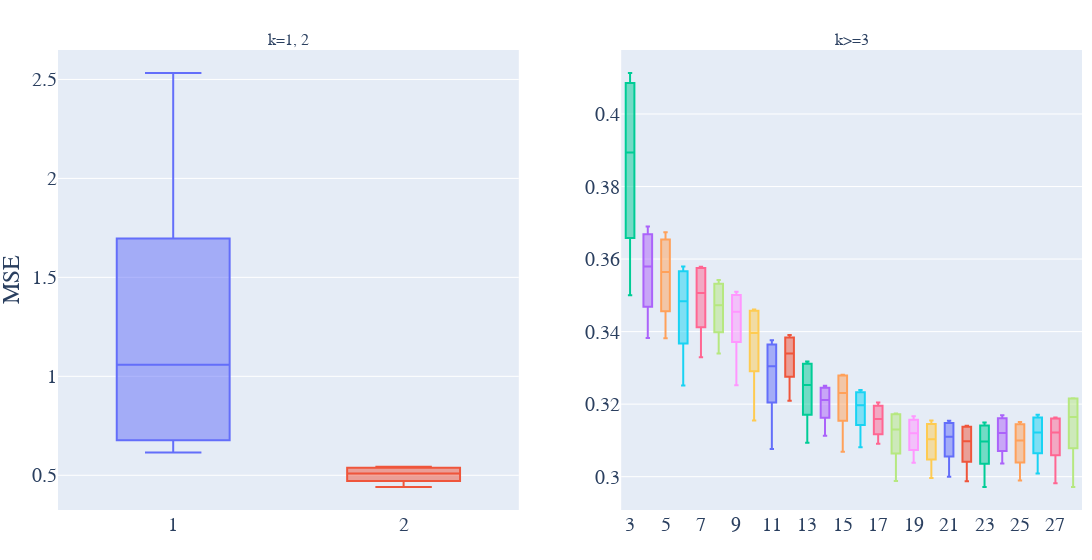

Source (notebook cell):
### Code cell
import plotly.graph_objects as go
from plotly.subplots import make_subplots
# Create a Box trace for each row in the data
# Create a Box trace for each 'Name' in the data
# Initialize a DataFrame to store the simulated data
# Create a Box trace for each row in the data
# Create a Box trace for each 'Name' in the data


# Create traces for data points 1 and 2
traces_1_2 = []
for idx, row in data.iterrows():
    if int(row['Name']) <= 2:
        traces_1_2.append(go.Box(
            y=[row['min_score'], row['mean_score'] - row['std_score'], row['mean_score'], row['mean_score'] + row['std_score'], row['max_score']],
            name=int(row['Name']),
            boxpoints=False,
            line_width=2,
        ))

# Create traces for data points 3 and above
traces_3_plus = []
for idx, row in data.iterrows():
    if int(row['Name']) > 2 and int(row['Name']) <= 28:
        traces_3_plus.append(go.Box(
            y=[row['min_score'], row['mean_score'] - row['std_score'], row['mean_score'], row['mean_score'] + row['std_score'], row['max_score']],
            name=int(row['Name']),
            boxpoints=False,
            line_width=2,
        ))

# Create a figure with two subplots
fig = make_subplots(rows=1, cols=2, subplot_titles=("k=1, 2", "k>=3"))

# Add traces to the subplots
for trace in traces_1_2:
    fig.add_trace(trace, row=1, col=1)

for trace in traces_3_plus:
    fig.add_trace(trace, row=1, col=2)

# Update the layout
fig.update_layout(
    # title_text="Mean Squared Error for Different Number of Datasets (k)",
    
    yaxis_title='MSE',
    # xaxis_title='k (num datasets)',
    width=1200,  # Width of the figure in pixels
    # height=400,  # Height of the figure in pixels
    autosize=False,
    showlegend=False,
    margin=dict(l=0, r=10, t=50, b=50),
    font=dict(
        family="Arial",  # Font family
        size=20,  # Font size
    ),
    # yaxis=dict(
    #     title_font=dict(
    #         size=14,  # Y-axis title font size
    #     ),
    #     tickfont=dict(
    #         size=12,  # Y-axis tick font size
    #     ),
    # ),
    # xaxis=dict(
    #     tickfont=dict(
    #         size=12,  # X-axis tick font size
    #     ),
    # ),
)
# Save the figure as a PDF
fig.write_image("boxplots.pdf")
fig.show()

### Figure 1 — Plotly figure (JSON) as saved in the notebook; plotly's stock layout.template omitted (floating-point values rounded to 4 significant figures)
{"data": [{"boxpoints": false, "line": {"width": 2}, "name": "1", "type": "box", "xaxis": "x", "y": [0.6152, 0.6982, 1.058, 1.418, 2.532], "yaxis": "y"}, {"boxpoints": false, "line": {"width": 2}, "name": "2", "type": "box", "xaxis": "x", "y": [0.4408, 0.4818, 0.5092, 0.5365, 0.5427], "yaxis": "y"}, {"boxpoints": false, "line": {"width": 2}, "name": "3", "type": "box", "xaxis": "x2", "y": [0.35, 0.3711, 0.3894, 0.4076, 0.4113], "yaxis": "y2"}, {"boxpoints": false, "line": {"width": 2}, "name": "4", "type": "box", "xaxis": "x2", "y": [0.3382, 0.3497, 0.358, 0.3662, 0.369], "yaxis": "y2"}, {"boxpoints": false, "line": {"width": 2}, "name": "5", "type": "box", "xaxis": "x2", "y": [0.3382, 0.3481, 0.3564, 0.3647, 0.3674], "yaxis": "y2"}, {"boxpoints": false, "line": {"width": 2}, "name": "6", "type": "box", "xaxis": "x2", "y": [0.3252, 0.3405, 0.3484, 0.3562, 0.358], "yaxis": "y2"}, {"boxpoints": false, "line": {"width": 2}, "name": "7", "type": "box", "xaxis": "x2", "y": [0.333, 0.344, 0.3507, 0.3574, 0.3579], "yaxis": "y2"}, {"boxpoints": false, "line": {"width": 2}, "name": "8", "type": "box", "xaxis": "x2", "y": [0.334, 0.3417, 0.3473, 0.3528, 0.3542], "yaxis": "y2"}, {"boxpoints": false, "line": {"width": 2}, "name": "9", "type": "box", "xaxis": "x2", "y": [0.3252, 0.3411, 0.3454, 0.3498, 0.351], "yaxis": "y2"}, {"boxpoints": false, "line": {"width": 2}, "name": "10", "type": "box", "xaxis": "x2", "y": [0.3155, 0.3336, 0.3396, 0.3456, 0.3461], "yaxis": "y2"}, {"boxpoints": false, "line": {"width": 2}, "name": "11", "type": "box", "xaxis": "x2", "y": [0.3076, 0.3248, 0.3304, 0.3361, 0.3376], "yaxis": "y2"}, {"boxpoints": false, "line": {"width": 2}, "name": "12", "type": "box", "xaxis": "x2", "y": [0.3209, 0.3298, 0.334, 0.3381, 0.339], "yaxis": "y2"}, {"boxpoints": false, "line": {"width": 2}, "name": "13", "type": "box", "xaxis": "x2", "y": [0.3093, 0.3196, 0.3253, 0.3309, 0.3317], "yaxis": "y2"}, {"boxpoints": false, "line": {"width": 2}, "name": "14", "type": "box", "xaxis": "x2", "y": [0.3113, 0.3179, 0.3211, 0.3243, 0.325], "yaxis": "y2"}, {"boxpoints": false, "line": {"width": 2}, "name": "15", "type": "box", "xaxis": "x2", "y": [0.3069, 0.3183, 0.323, 0.3278, 0.3281], "yaxis": "y2"}, {"boxpoints": false, "line": {"width": 2}, "name": "16", "type": "box", "xaxis": "x2", "y": [0.3081, 0.3163, 0.3197, 0.323, 0.3239], "yaxis": "y2"}, {"boxpoints": false, "line": {"width": 2}, "name": "17", "type": "box", "xaxis": "x2", "y": [0.3091, 0.3126, 0.3159, 0.3193, 0.3205], "yaxis": "y2"}, {"boxpoints": false, "line": {"width": 2}, "name": "18", "type": "box", "xaxis": "x2", "y": [0.2988, 0.3089, 0.313, 0.3171, 0.3174], "yaxis": "y2"}, {"boxpoints": false, "line": {"width": 2}, "name": "19", "type": "box", "xaxis": "x2", "y": [0.3038, 0.3085, 0.3119, 0.3154, 0.3166], "yaxis": "y2"}, {"boxpoints": false, "line": {"width": 2}, "name": "20", "type": "box", "xaxis": "x2", "y": [0.2996, 0.3065, 0.3104, 0.3142, 0.3155], "yaxis": "y2"}, {"boxpoints": false, "line": {"width": 2}, "name": "21", "type": "box", "xaxis": "x2", "y": [0.3, 0.3075, 0.311, 0.3146, 0.3154], "yaxis": "y2"}, {"boxpoints": false, "line": {"width": 2}, "name": "22", "type": "box", "xaxis": "x2", "y": [0.2988, 0.3059, 0.3098, 0.3137, 0.314], "yaxis": "y2"}, {"boxpoints": false, "line": {"width": 2}, "name": "23", "type": "box", "xaxis": "x2", "y": [0.2972, 0.3056, 0.3097, 0.3138, 0.315], "yaxis": "y2"}, {"boxpoints": false, "line": {"width": 2}, "name": "24", "type": "box", "xaxis": "x2", "y": [0.3036, 0.3082, 0.312, 0.3158, 0.317], "yaxis": "y2"}, {"boxpoints": false, "line": {"width": 2}, "name": "25", "type": "box", "xaxis": "x2", "y": [0.2989, 0.3056, 0.31, 0.3143, 0.3151], "yaxis": "y2"}, {"boxpoints": false, "line": {"width": 2}, "name": "26", "type": "box", "xaxis": "x2", "y": [0.3009, 0.3083, 0.3122, 0.3161, 0.3171], "yaxis": "y2"}, {"boxpoints": false, "line": {"width": 2}, "name": "27", "type": "box", "xaxis": "x2", "y": [0.2982, 0.3085, 0.3122, 0.3159, 0.3163], "yaxis": "y2"}, {"boxpoints": false, "line": {"width": 2}, "name": "28", "type": "box", "xaxis": "x2", "y": [0.2972, 0.3114, 0.3165, 0.3216, 0.3217], "yaxis": "y2"}], "layout": {"annotations": [{"font": {"size": 16}, "showarrow": false, "text": "k=1, 2", "x": 0.225, "xanchor": "center", "xref": "paper", "y": 1, "yanchor": "bottom", "yref": "paper"}, {"font": {"size": 16}, "showarrow": false, "text": "k>=3", "x": 0.775, "xanchor": "center", "xref": "paper", "y": 1, "yanchor": "bottom", "yref": "paper"}], "autosize": false, "font": {"family": "Arial", "size": 20}, "margin": {"b": 50, "l": 0, "r": 10, "t": 50}, "showlegend": false, "width": 1200, "xaxis": {"anchor": "y", "domain": [0, 0.45]}, "xaxis2": {"anchor": "y2", "domain": [0.55, 1]}, "yaxis": {"anchor": "x", "domain": [0, 1], "title": {"text": "MSE"}}, "yaxis2": {"anchor": "x2", "domain": [0, 1]}}}
